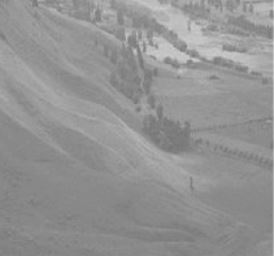
#> input picture wiki.jpg, 274 x 256 px
$ jupyter execute --allow-errors chap1410.ipynb
#> lines starting #> are read from the running program, lines starting #| are printed output that depends on the picture
[cell 1]
import cv2
import numpy as np
from matplotlib import pyplot as plt
img = cv2.imread('home.jpg',0)
#> (the rest of this cell did not finish here and is left out)

[cell 2]
import cv2
import numpy as np
from matplotlib import pyplot as plt
img = cv2.imread('home.jpg')
color = ('b','g','r')
#> (the rest of this cell did not finish here and is left out)

[cell 3]
img = cv2.imread('home.jpg',0)
# create a mask
#> (the rest of this cell did not finish here and is left out)

[cell 4]
import cv2
import numpy as np
from matplotlib import pyplot as plt
img = cv2.imread('wiki.jpg',0)
#> img is the input picture: shape (256, 274); min 117, max 209, mean 147
hist,bins = np.histogram(img.flatten(),256,[0,256])
#> hist = 256 values, max 4081 at index 137, min 0 at index 0, mean 274; bins = 257 values from 0 to 256
cdf = hist.cumsum()
#> cdf = 256 values from 0 to 70144
cdf_normalized = cdf * hist.max()/ cdf.max()
#> cdf_normalized = 256 values from 0 to 4081
plt.plot(cdf_normalized, color = 'b')
plt.hist(img.flatten(),256,[0,256], color = 'r')
plt.xlim([0,256])
plt.legend(('cdf','histogram'), loc = 'upper left')
plt.show()
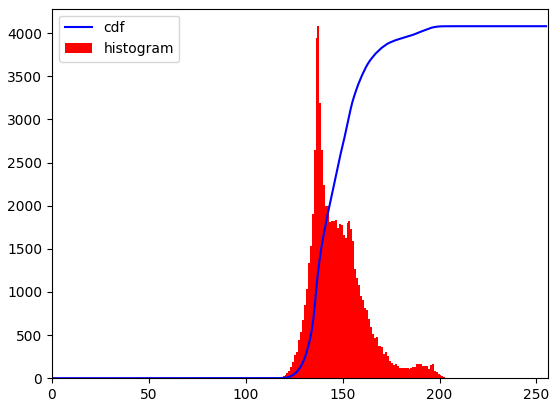
#> figure drawn by matplotlib, 1 panel; tallest bar 4081 high, from x = 137 to 138; curve peaks at x = 209, y = 4081

[cell 5]
cdf_m = np.ma.masked_equal(cdf,0)
cdf_m = (cdf_m - cdf_m.min())*255/(cdf_m.max()-cdf_m.min())
cdf = np.ma.filled(cdf_m,0).astype('uint8')
#> cdf = 256 values from 0 to 255

[cell 6]
img2 = cdf[img]
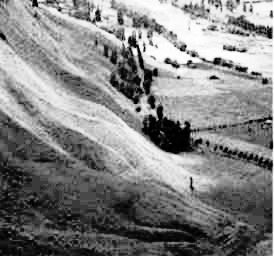
#> img2: shape (256, 274); min 0, max 255, mean 130.4

[cell 7]
img = cv2.imread('wiki.jpg',0)
equ = cv2.equalizeHist(img)
res = np.hstack((img,equ)) #stacking images side-by-side
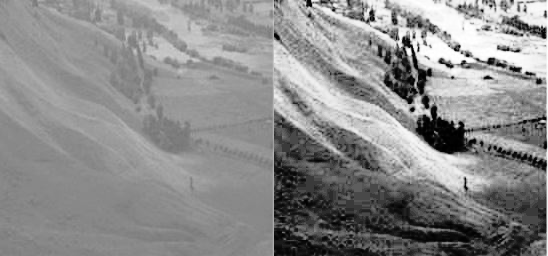
#> res: shape (256, 548); min 0, max 255, mean 138.9
cv2.imwrite('res.png',res)
#> Out = True

[cell 8]
import numpy as np
import cv2
img = cv2.imread('tsukuba_l.png',0)
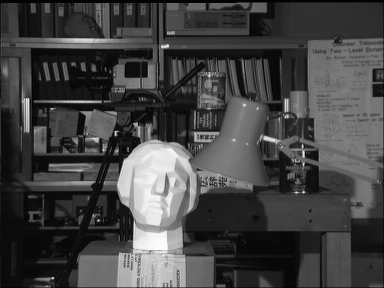
#> input picture tsukuba_l.png, 384 x 288 px
#> img is the input picture: shape (288, 384); min 0, max 252, mean 67.6
# create a CLAHE object (Arguments are optional).
clahe = cv2.createCLAHE(clipLimit=2.0, tileGridSize=(8,8))
cl1 = clahe.apply(img)
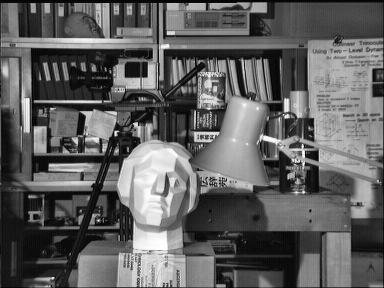
#> cl1: shape (288, 384); min 1, max 255, mean 95.9
cv2.imwrite('clahe_2.jpg',cl1)
#> Out = True
